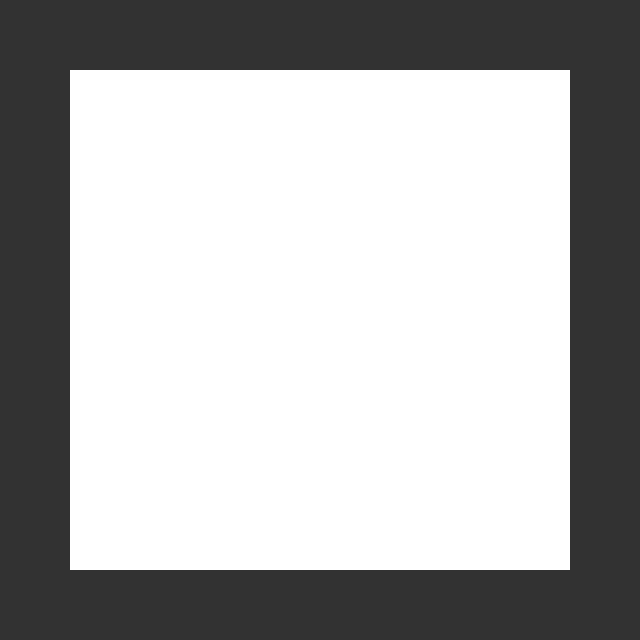
Frame 1 (no input)
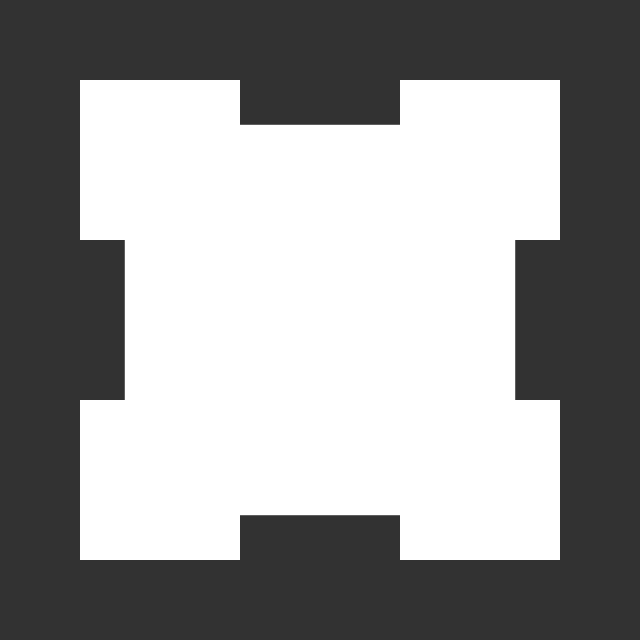
Frame 60 (the mouse pressed at the canvas centre just before this capture)
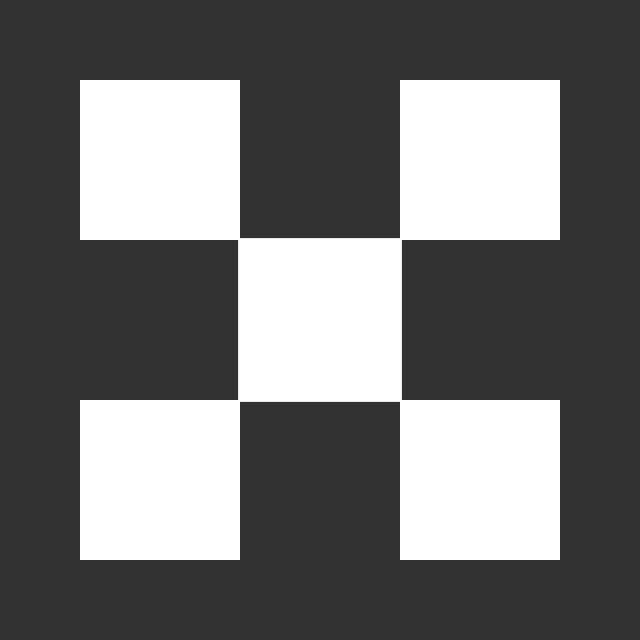
Frame 120 (the mouse held since frame 60 and released just before this capture)

The Processing sketch that drew these frames (run headless with seeded random() and noise(); from frame 60 on, the mouse is pressed at the canvas centre):

// Processing sketch: ED_Loop
// ── ED_Loop.pde

int stage = 0;
int startTime;
int time;

void setup() {
  size(640, 640);
  noStroke();
  rectMode(CENTER);
  startTime = frameCount;
}

void draw() {
  background(50);
  switch(stage) {
  case 0:
    startTime = frameCount;
    stage = 1;
  case 1:
    stage_1();
  }
}

void stage_1() {
  time = frameCount - startTime;
  translate(width/2, height/2);
  
  if (time >= 120) {
    stage++;
    startTime = frameCount;
  } else if (time < 30) {
    rect(0, 0, 500, 500);
  } else if (time >= 30) {
    float size = map(time, 30, 120, 500, 160);
    rect(0, 0, size, size);
    
    rect(-160,-160,160,160);
    rect(-160,160,160,160);
    rect(160,160,160,160);
    rect(160,-160,160,160);
  }
}
